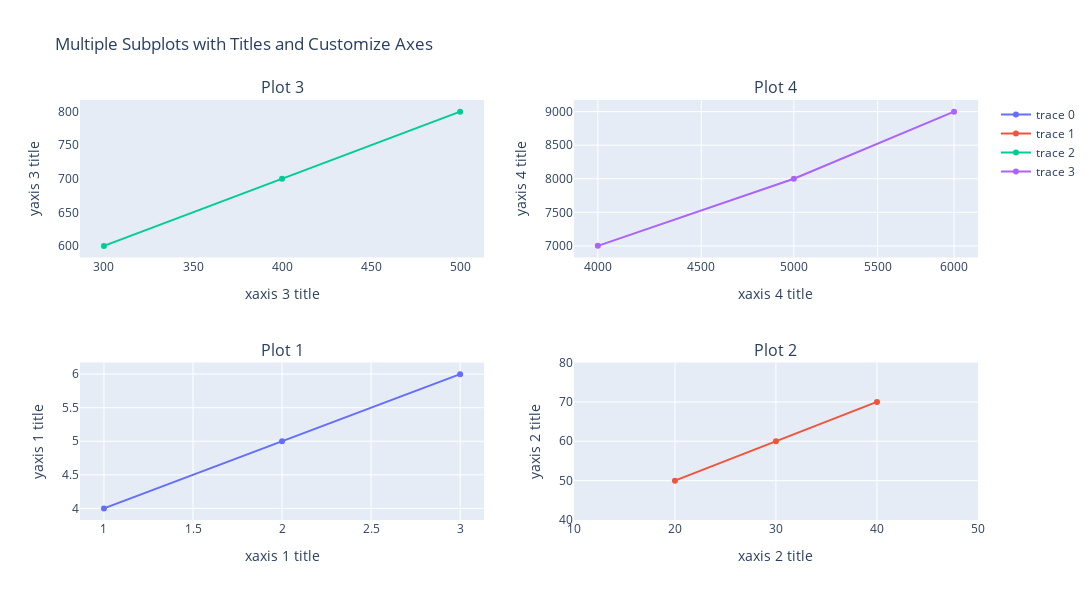

Notebook code for this chart:
### Markdown cell above
### **Multiple**

### Code cell
# MULTIPLE SUBPLOT
import plotly.graph_objects as go
from plotly.subplots import make_subplots

fig = make_subplots(
  rows=2, 
  cols=2, 
  subplot_titles=("Plot 1", "Plot 2", "Plot 3", "Plot 4"),
  start_cell="bottom-left") #default=top-left

fig.add_trace(go.Scatter(
    x=[1, 2, 3], y=[4, 5, 6]
  ),
  row=1, col=1)

fig.add_trace(go.Scatter(
    x=[20, 30, 40], y=[50, 60, 70]
  ),
  row=1, col=2)

fig.add_trace(go.Scatter(
    x=[300, 400, 500], y=[600, 700, 800]
  ),
  row=2, col=1)

fig.add_trace(go.Scatter(
    x=[4000, 5000, 6000], y=[7000, 8000, 9000]
  ),
  row=2, col=2)

# Update xaxis properties
fig.update_xaxes(title_text="xaxis 1 title", row=1, col=1)
fig.update_xaxes(title_text="xaxis 2 title", range=[10, 50], row=1, col=2)
fig.update_xaxes(title_text="xaxis 3 title", showgrid=False, row=2, col=1)
fig.update_xaxes(title_text="xaxis 4 title", type="log", row=2, col=2)

# Update yaxis properties
fig.update_yaxes(title_text="yaxis 1 title", row=1, col=1)
fig.update_yaxes(title_text="yaxis 2 title", range=[40, 80], row=1, col=2)
fig.update_yaxes(title_text="yaxis 3 title", showgrid=False, row=2, col=1)
fig.update_yaxes(title_text="yaxis 4 title", row=2, col=2)

fig.update_layout(height=600, width=1200,
                  title_text="Multiple Subplots with Titles and Customize Axes")

fig.show()

### Figure 1 — Plotly figure (JSON) as saved in the notebook; plotly's stock layout.template omitted (floating-point values rounded to 4 significant figures)
{"data": [{"type": "scatter", "x": [1, 2, 3], "xaxis": "x", "y": [4, 5, 6], "yaxis": "y"}, {"type": "scatter", "x": [20, 30, 40], "xaxis": "x2", "y": [50, 60, 70], "yaxis": "y2"}, {"type": "scatter", "x": [300, 400, 500], "xaxis": "x3", "y": [600, 700, 800], "yaxis": "y3"}, {"type": "scatter", "x": [4000, 5000, 6000], "xaxis": "x4", "y": [7000, 8000, 9000], "yaxis": "y4"}], "layout": {"annotations": [{"font": {"size": 16}, "showarrow": false, "text": "Plot 1", "x": 0.225, "xanchor": "center", "xref": "paper", "y": 0.375, "yanchor": "bottom", "yref": "paper"}, {"font": {"size": 16}, "showarrow": false, "text": "Plot 2", "x": 0.775, "xanchor": "center", "xref": "paper", "y": 0.375, "yanchor": "bottom", "yref": "paper"}, {"font": {"size": 16}, "showarrow": false, "text": "Plot 3", "x": 0.225, "xanchor": "center", "xref": "paper", "y": 1, "yanchor": "bottom", "yref": "paper"}, {"font": {"size": 16}, "showarrow": false, "text": "Plot 4", "x": 0.775, "xanchor": "center", "xref": "paper", "y": 1, "yanchor": "bottom", "yref": "paper"}], "height": 600, "title": {"text": "Multiple Subplots with Titles and Customize Axes"}, "width": 1200, "xaxis": {"anchor": "y", "domain": [0, 0.45], "title": {"text": "xaxis 1 title"}}, "xaxis2": {"anchor": "y2", "domain": [0.55, 1], "range": [10, 50], "title": {"text": "xaxis 2 title"}}, "xaxis3": {"anchor": "y3", "domain": [0, 0.45], "showgrid": false, "title": {"text": "xaxis 3 title"}}, "xaxis4": {"anchor": "y4", "domain": [0.55, 1], "title": {"text": "xaxis 4 title"}, "type": "log"}, "yaxis": {"anchor": "x", "domain": [0, 0.375], "title": {"text": "yaxis 1 title"}}, "yaxis2": {"anchor": "x2", "domain": [0, 0.375], "range": [40, 80], "title": {"text": "yaxis 2 title"}}, "yaxis3": {"anchor": "x3", "domain": [0.625, 1], "showgrid": false, "title": {"text": "yaxis 3 title"}}, "yaxis4": {"anchor": "x4", "domain": [0.625, 1], "title": {"text": "yaxis 4 title"}}}}
